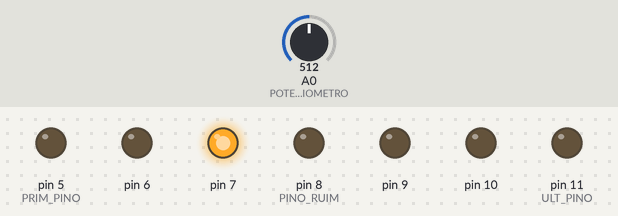
The sketch below on a simulated Arduino Uno, built with avr-gcc and run on an emulated ATmega328P. Parts: output pins drawn as LEDs (lit = HIGH). Dashed ring = blinking. The test bench sets the inputs (shaded band); at power-on: A0 (POTENCIOMETRO) = 512.

Above: at 1.3 s.
1.4 s: A0 (POTENCIOMETRO) set to 0
At 2.7 s:
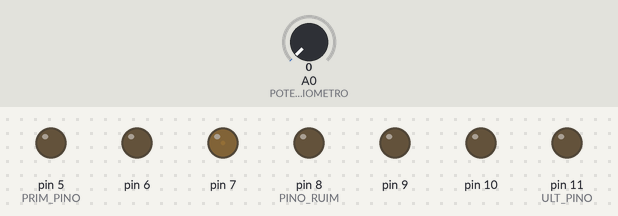
3.0 s: A0 (POTENCIOMETRO) set to 122
At 3.3 s:
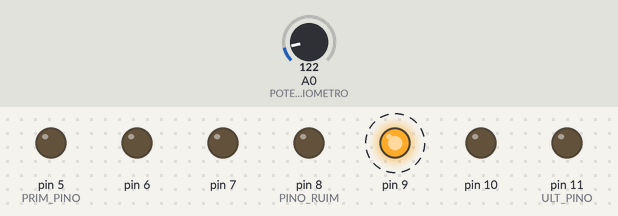
At 3.67 s:
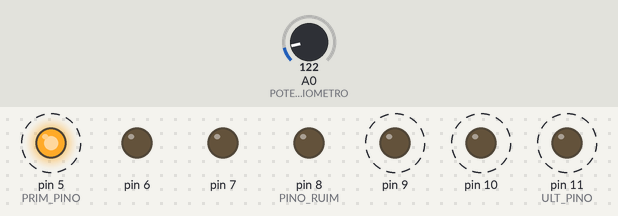
6.1 s: A0 (POTENCIOMETRO) set to 511
9.2 s: A0 (POTENCIOMETRO) set to 306
12.3 s: A0 (POTENCIOMETRO) set to 716
Timing chart, 0 to 16.4 s (numbered marks = the images above; inputs shaded):
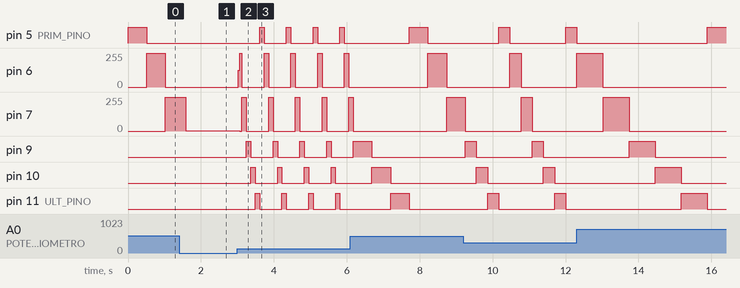

The sketch:

Blink7SegFreqVarRemendo.ino
```cpp
/*
  Blink
  Pisca segmentos do perimetro de um visor de 7 segmentos em sequencia,
  com a velocidade ajustada por um potenciometro.

 */

const int PRIM_PINO = 5;
const int PINO_RUIM = 8;
const int ULT_PINO = 11; // nao piscar ponto nem centro
const int POTENCIOMETRO = A0;
const int DELAY = 200;
int pino_ativo = PRIM_PINO;
int pot = 0; // valor lido do potenciometro

void setup() {
  // inicializar pinos digitais de saida
  for (int pino=PRIM_PINO; pino<=ULT_PINO; pino++) {
    pinMode(pino, OUTPUT);
  }
}

void loop() {
  pot = analogRead(POTENCIOMETRO);
  Serial.println(pot);
  digitalWrite(pino_ativo, HIGH);
  delay(pot);
  digitalWrite(pino_ativo, LOW);
  pino_ativo++;
  if (pino_ativo == PINO_RUIM)
     pino_ativo++;
  if (pino_ativo > (ULT_PINO)) {
    pino_ativo = PRIM_PINO;
  }
}
```

Measured:
- after the input at 1.4 s, pin 7: 255/255 → 2/255 after 0.18 s; pin 9: stays LOW (without the input it goes to HIGH after 0.14 s); pin 10: stays LOW (without the input it goes to HIGH after 0.65 s); pin 11 (ULT_PINO): stays LOW (without the input it goes to HIGH after 1.2 s)
- after the input at 3.0 s, pin 5 (PRIM_PINO): alternates HIGH for 0.12 s and LOW for 0.61 s, starting after 0.61 s; pin 6: 0/255 → 124/255 at once, then moves between 0/255 and 255/255, repeating every 0.73 s
